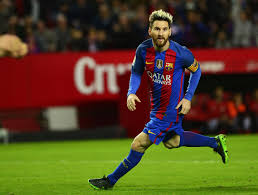
#> input picture Open CV/messi.jpeg, 258 x 195 px, found by its file name
$ python face_1_picture.py
#> lines starting #> are read from the running program, lines starting #| are printed output that depends on the picture
import numpy as np
import cv2

# multiple cascades: https://github.com/Itseez/opencv/tree/master/data/haarcascades

#https://github.com/Itseez/opencv/blob/master/data/haarcascades/haarcascade_frontalface_default.xml
face_cascade = cv2.CascadeClassifier('haarcascade_frontalface_default.xml')
#https://github.com/Itseez/opencv/blob/master/data/haarcascades/haarcascade_eye.xml
eye_cascade = cv2.CascadeClassifier('haarcascade_eye.xml')

cap = cv2.imread('messi.jpeg',0)
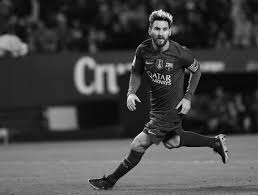
#> cap: shape (195, 258); min 0, max 242, mean 68.1

while 1:
#> (the run stopped early here; a loop or call above may not have finished)
